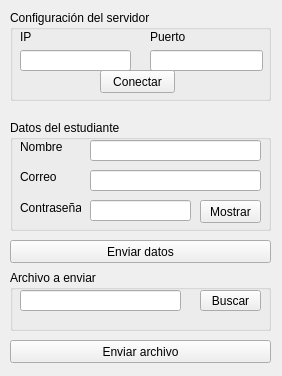
<?xml version="1.0" encoding="UTF-8"?>
<ui version="4.0">
 <class>Proyecto</class>
 <widget class="QWidget" name="Proyecto">
  <property name="geometry">
   <rect>
    <x>0</x>
    <y>0</y>
    <width>282</width>
    <height>376</height>
   </rect>
  </property>
  <property name="windowTitle">
   <string>Form</string>
  </property>
  <widget class="QPushButton" name="enviarDatoPB">
   <property name="geometry">
    <rect>
     <x>10</x>
     <y>240</y>
     <width>261</width>
     <height>23</height>
    </rect>
   </property>
   <property name="text">
    <string>Enviar datos</string>
   </property>
  </widget>
  <widget class="QPushButton" name="enviarArchiPB">
   <property name="geometry">
    <rect>
     <x>10</x>
     <y>340</y>
     <width>261</width>
     <height>23</height>
    </rect>
   </property>
   <property name="text">
    <string>Enviar archivo</string>
   </property>
  </widget>
  <widget class="QGroupBox" name="estudianteG">
   <property name="geometry">
    <rect>
     <x>10</x>
     <y>120</y>
     <width>261</width>
     <height>111</height>
    </rect>
   </property>
   <property name="title">
    <string>Datos del estudiante</string>
   </property>
   <widget class="QLabel" name="nombreL">
    <property name="geometry">
     <rect>
      <x>10</x>
      <y>20</y>
      <width>47</width>
      <height>13</height>
     </rect>
    </property>
    <property name="text">
     <string>Nombre</string>
    </property>
   </widget>
   <widget class="QLabel" name="correoL">
    <property name="geometry">
     <rect>
      <x>10</x>
      <y>50</y>
      <width>47</width>
      <height>13</height>
     </rect>
    </property>
    <property name="text">
     <string>Correo</string>
    </property>
   </widget>
   <widget class="QLabel" name="contraL">
    <property name="geometry">
     <rect>
      <x>10</x>
      <y>80</y>
      <width>61</width>
      <height>16</height>
     </rect>
    </property>
    <property name="text">
     <string>Contraseña</string>
    </property>
   </widget>
   <widget class="QLineEdit" name="nombreLE">
    <property name="geometry">
     <rect>
      <x>80</x>
      <y>20</y>
      <width>171</width>
      <height>21</height>
     </rect>
    </property>
   </widget>
   <widget class="QLineEdit" name="correoLE">
    <property name="geometry">
     <rect>
      <x>80</x>
      <y>50</y>
      <width>171</width>
      <height>21</height>
     </rect>
    </property>
   </widget>
   <widget class="QLineEdit" name="contraLE">
    <property name="geometry">
     <rect>
      <x>80</x>
      <y>80</y>
      <width>101</width>
      <height>21</height>
     </rect>
    </property>
   </widget>
   <widget class="QPushButton" name="mostrarPB">
    <property name="geometry">
     <rect>
      <x>190</x>
      <y>80</y>
      <width>61</width>
      <height>23</height>
     </rect>
    </property>
    <property name="text">
     <string>Mostrar</string>
    </property>
   </widget>
  </widget>
  <widget class="QGroupBox" name="archivoG">
   <property name="geometry">
    <rect>
     <x>10</x>
     <y>270</y>
     <width>261</width>
     <height>61</height>
    </rect>
   </property>
   <property name="title">
    <string>Archivo a enviar</string>
   </property>
   <widget class="QPushButton" name="buscarPB">
    <property name="geometry">
     <rect>
      <x>190</x>
      <y>20</y>
      <width>61</width>
      <height>21</height>
     </rect>
    </property>
    <property name="text">
     <string>Buscar</string>
    </property>
   </widget>
   <widget class="QLineEdit" name="archivoLE">
    <property name="geometry">
     <rect>
      <x>10</x>
      <y>20</y>
      <width>161</width>
      <height>21</height>
     </rect>
    </property>
   </widget>
  </widget>
  <widget class="QGroupBox" name="conexionG">
   <property name="geometry">
    <rect>
     <x>10</x>
     <y>10</y>
     <width>261</width>
     <height>91</height>
    </rect>
   </property>
   <property name="title">
    <string>Configuración del servidor</string>
   </property>
   <widget class="QLineEdit" name="ipLE">
    <property name="geometry">
     <rect>
      <x>10</x>
      <y>40</y>
      <width>111</width>
      <height>21</height>
     </rect>
    </property>
   </widget>
   <widget class="QLineEdit" name="puertoLE">
    <property name="geometry">
     <rect>
      <x>140</x>
      <y>40</y>
      <width>113</width>
      <height>21</height>
     </rect>
    </property>
   </widget>
   <widget class="QLabel" name="ipL">
    <property name="geometry">
     <rect>
      <x>10</x>
      <y>20</y>
      <width>47</width>
      <height>13</height>
     </rect>
    </property>
    <property name="text">
     <string>IP</string>
    </property>
   </widget>
   <widget class="QLabel" name="puertoL">
    <property name="geometry">
     <rect>
      <x>140</x>
      <y>20</y>
      <width>47</width>
      <height>13</height>
     </rect>
    </property>
    <property name="text">
     <string>Puerto</string>
    </property>
   </widget>
   <widget class="QPushButton" name="conectarPB">
    <property name="geometry">
     <rect>
      <x>90</x>
      <y>60</y>
      <width>75</width>
      <height>23</height>
     </rect>
    </property>
    <property name="text">
     <string>Conectar</string>
    </property>
   </widget>
  </widget>
 </widget>
 <resources/>
 <connections/>
</ui>
